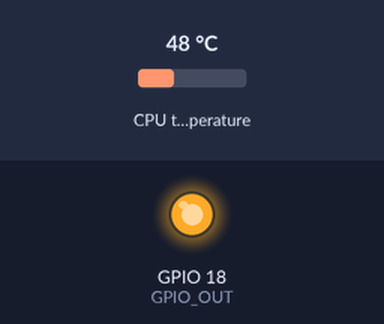
A program run on a simulated Raspberry Pi (BCM pin numbers). Parts: output pins drawn as LEDs (lit = HIGH). The test bench sets the inputs (shaded band); at power-on: CPU temperature 48 °C. Files the program writes start out absent; the clock reads 2024-03-15 10:24:30 at power-on unless the program sets it.

Above: at 1.2 s.
1.3 s: CPU temperature set to 51 °C
At 16.3 s:
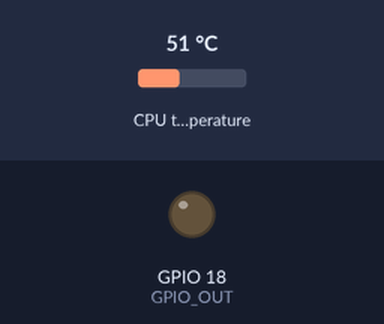
Timing chart, 0 to 17.8 s (numbered marks = the images above; inputs shaded):
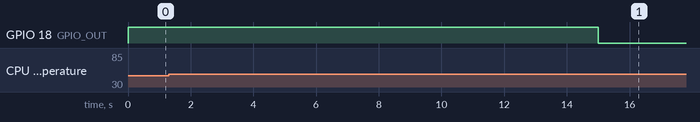

Measured:
- the behaviour switches between 49 and 50 °C on CPU temperature (found by bisection; images 0 and 1)
- after the input at 1.3 s, GPIO 18 (GPIO_OUT): HIGH → LOW after 13.7 s

The program:

fan.py
```python
#!/usr/bin/python
#-*- coding:utf-8 -*-
import time,os,datetime
import logging
import logging.handlers
import RPi.GPIO as GPIO

GPIO_OUT=18 #我在树莓派上使用的引脚编号
FAN_MAX_TEMPERATURE=50 #风扇开启的临界值
FAN_MIN_TEMPERATURE=40 #风扇关闭的临界值
SLEEP_TIME=15 #温度检测的频率
LOG_PATH='/var/log/fan_control.log' #日志目录
IS_DEBUG=False
is_close=True
#log file path
logFilePath='/var/log/fan_control.log'
logger=logging.getLogger('fan')

def initLogConfig():
	global logger
	handler=logging.handlers.RotatingFileHandler(logFilePath,maxBytes=1024*1024,backupCount=10)
	#fmt='[%s]: %s (%s)'
	#formatter=logging.Formatter(fmt)
	#handler.setFormatter(formatter)

	#register handler to logger
	logger.setLevel(logging.DEBUG)
	logger.addHandler(handler)
	if IS_DEBUG:
		console=logging.StreamHandler()
		#console.setFormatter(formatter)
		logger.addHandler(console)


#获取温度
def read_cpu_temperature():
	global is_close
	with open("/sys/class/thermal/thermal_zone0/temp",'r') as f:
		temperature=round(float(f.read())/1000,0)
	fan_status='close' if is_close else 'open'
	logger.info('Current CPU temperature is %s,Current fan status is %s' %(temperature,fan_status))
	return temperature


#开启风扇,此处需要注意的是
#网络上说开启风扇树莓派的引脚需要输出高电平
#但是经过本人亲自实验,开启风扇需要输出低电平
#这个可能跟我接的三极管的运作原理有关系
#我使用的三极管是S8550,查询后得知,该款三极管的B级(控制级)输出高电平时风扇断开，输出低电平风扇接通
def start_fan():
	logger.info('fan power on.')
	GPIO.output(GPIO_OUT,GPIO.LOW)

#关闭风扇
def stop_fan():
	logger.info('fan power off')
	GPIO.output(GPIO_OUT,GPIO.HIGH)

#初始化GPIO
def setup_GPIO():
	GPIO.setmode(GPIO.BCM)
	GPIO.setwarnings(False)
	GPIO.setup(GPIO_OUT,GPIO.OUT)

#风扇控制的核心方法
def control_fan():
	global is_close
	try:
		while True:
			temp=read_cpu_temperature()
			if is_close: #如果风扇是关闭的
				if temp>=FAN_MAX_TEMPERATURE:
					start_fan()
					is_close=False
			else:#如果风扇是开启的
				if temp<=FAN_MIN_TEMPERATURE:
					stop_fan()
					is_close=True
			time.sleep(SLEEP_TIME)
	except Exception as e:
		GPIO.cleanup()
		logger.error(e)

if __name__=='__main__':
	os.environ["TZ"]='Asia/Shanghai'
	time.tzset()
	initLogConfig()
	logger.info('started.')
	setup_GPIO()
	stop_fan()
	control_fan()
	logger.info('quit.')
```
